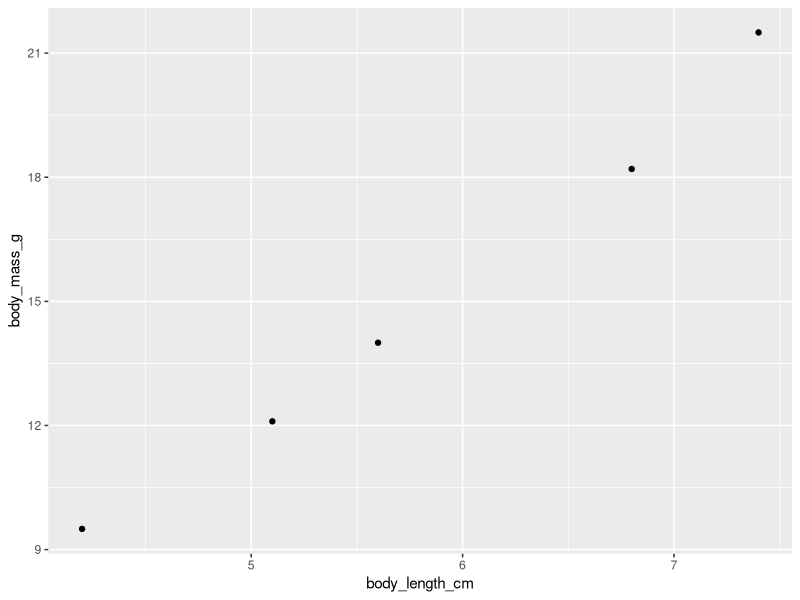
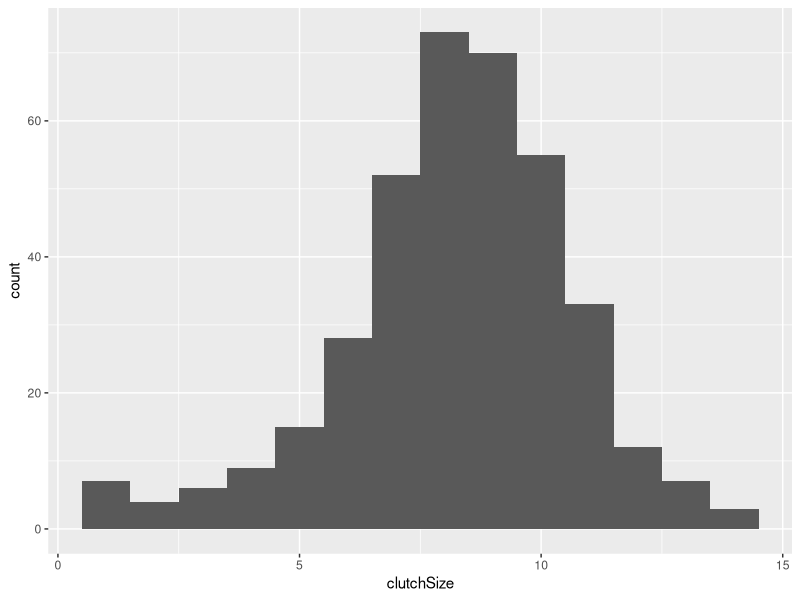
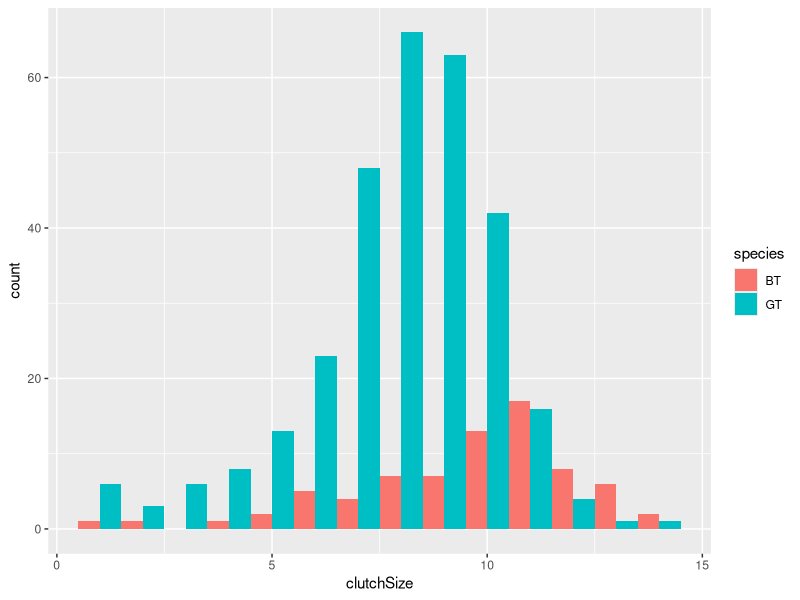
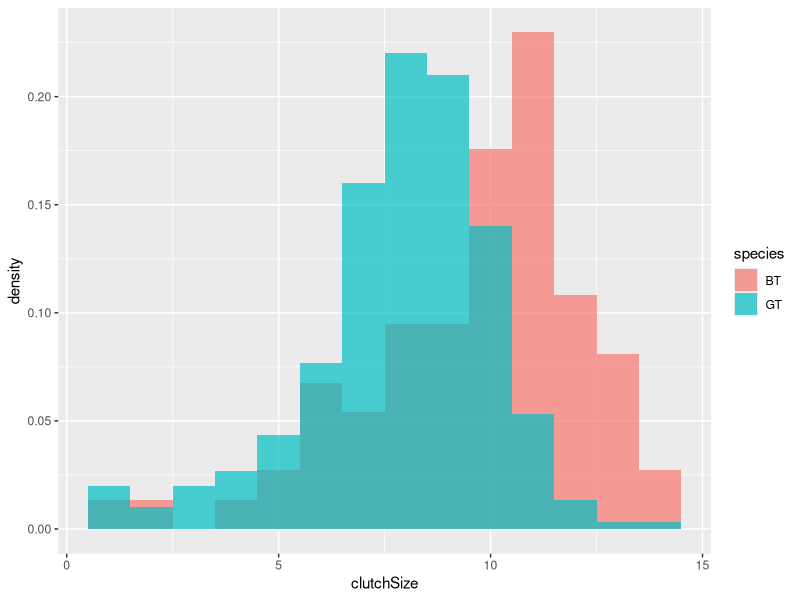
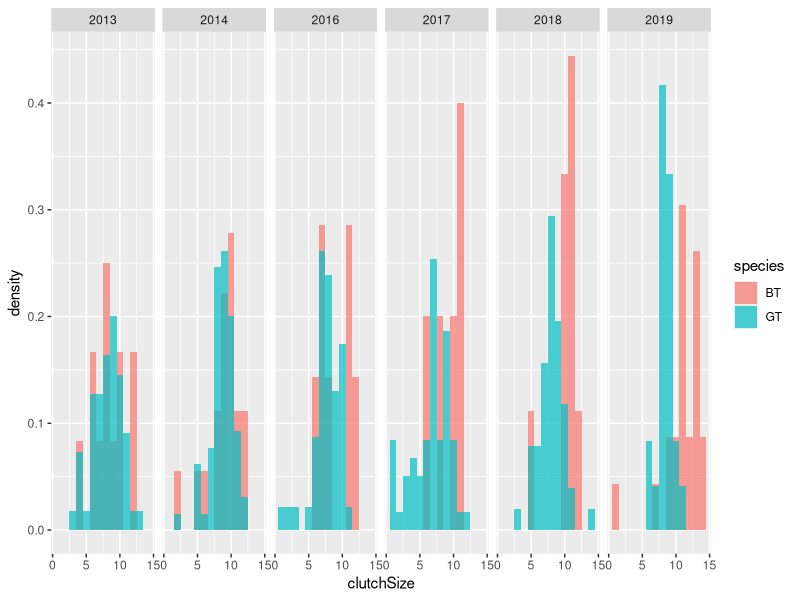
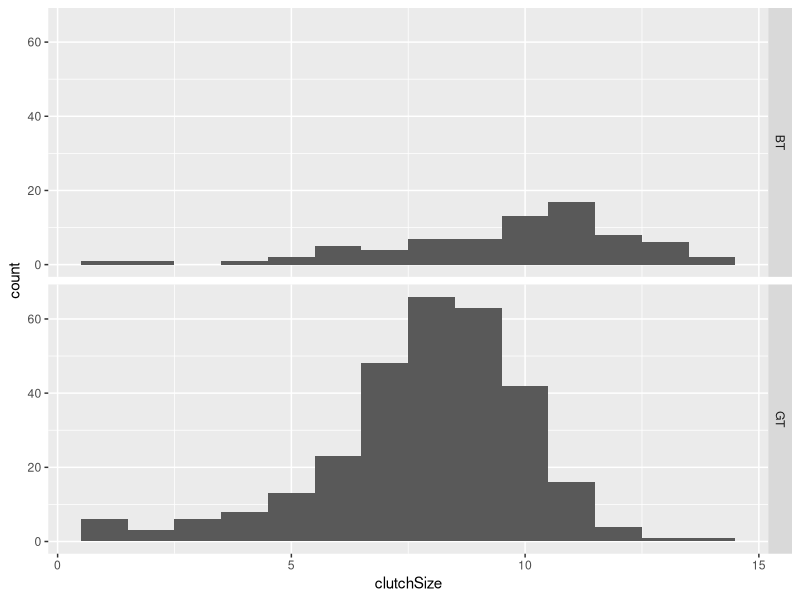
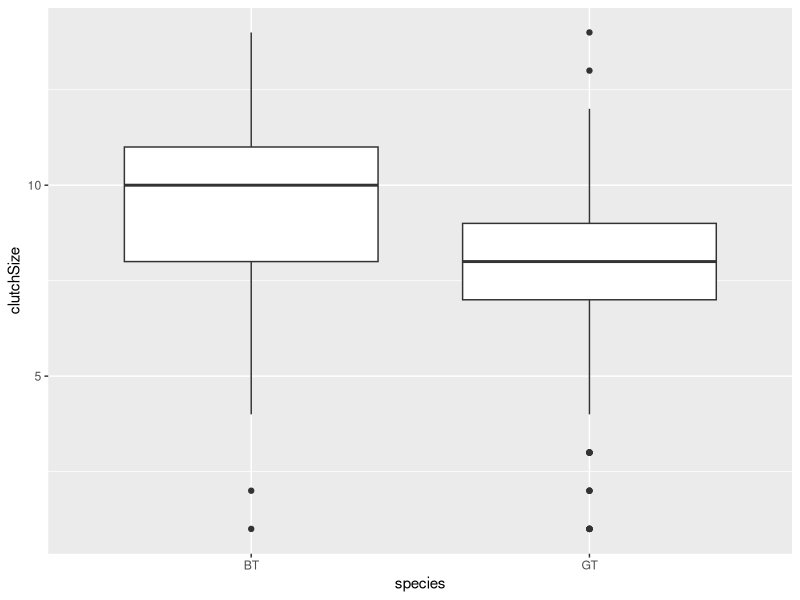
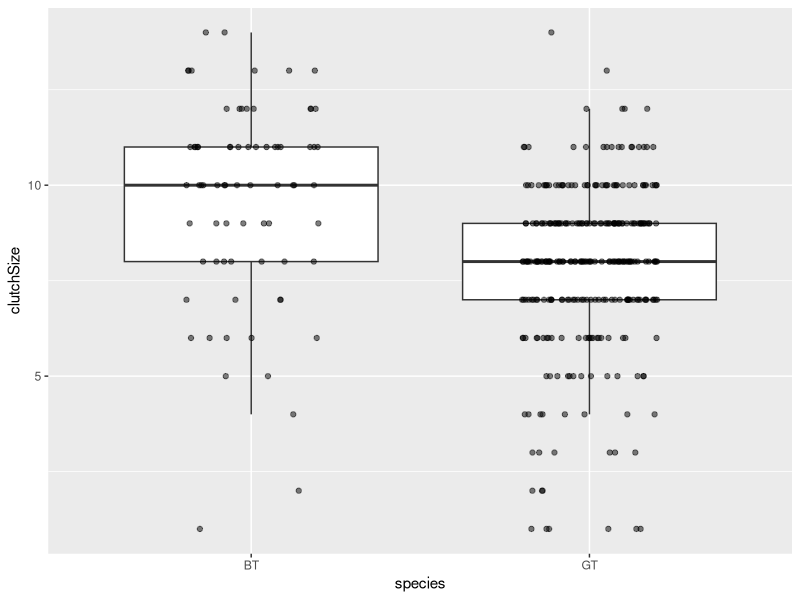

Write the R code that produced these figures, in order.
## ---- chunk 1
library(ggplot2)
library(dplyr)

mydata <- data.frame(
  body_length_cm = c(4.2, 5.1, 5.6, 6.8, 7.4),
  body_mass_g = c(9.5, 12.1, 14.0, 18.2, 21.5)
)

ggplot(mydata, aes(x = body_length_cm, y = body_mass_g)) +
  geom_point()
## ---- chunk 2
clutch <- read.csv("CourseData/SDUClutchSize.csv")
## ---- chunk 3
clutch %>%
  ggplot(aes(x = clutchSize)) +
  geom_histogram(binwidth = 1)
## ---- chunk 4
clutch %>%
  ggplot(aes(x = clutchSize, fill = species)) +
  geom_histogram(binwidth = 1, position = "dodge")
## ---- chunk 5
clutch %>%
  ggplot(aes(x = clutchSize, fill = species, y = after_stat(density))) +
  geom_histogram(binwidth = 1, position = "identity", alpha = 0.7)
## ---- chunk 6
clutch %>%
  ggplot(aes(x = clutchSize, fill = species, y = after_stat(density))) +
  geom_histogram(binwidth = 1, position = "identity", alpha = 0.7) +
  facet_grid(. ~ Year)
## ---- chunk 7
clutch %>%
  ggplot(aes(x = clutchSize)) +
  geom_histogram(binwidth = 1) +
  facet_grid(species ~ .)
## ---- chunk 8
clutch %>%
  ggplot(aes(x = species, y = clutchSize)) +
  geom_boxplot()
## ---- chunk 9
set.seed(42)
clutch %>%
  ggplot(aes(x = species, y = clutchSize)) +
  geom_boxplot(outlier.shape = NA) +
  geom_jitter(width = 0.2, height = 0, alpha = 0.5)
## ---- chunk 10
mean_clutch <- clutch %>%
  group_by(species, Year) %>%
  summarise(mean_clutch_size = mean(clutchSize)) %>%
  ungroup()
## ---- chunk 11
mean_clutch %>%
  ggplot(aes(x = Year, y = mean_clutch_size, colour = species)) +
  geom_line() +
  geom_point() +
  ylim(0, 14) +
  ylab("Mean clutch size") +
  ggtitle("Clutch size data from SDU campus")
## ---- chunk 12
birds <- read.csv("CourseData/suburbanBirds.csv") %>%
  mutate(Age = 1975 - Year)
## ---- chunk 13
birds %>%
  ggplot(aes(x = Age, y = nSpecies)) +
  geom_point() +
  ylim(0, 15) +
  xlab("Age of development") +
  ylab("Bird species richness")
## ---- chunk 14
library(patchwork)
set.seed(42)
n <- 50
mv <- 2
v <- 3
shape <- (mv^2) / v
scale <- v / mv

df1 <- data.frame(
  x = rep(c("G1", "G2"), each = n),
  y = c(rnorm(n, mean = mv), rgamma(n, shape = shape, scale = scale))
)

df2 <- df1 %>%
  group_by(x) %>%
  summarise(meanVal = mean(y), sdVal = sd(y), .groups = "drop")

A <- ggplot(df2, aes(x = x, y = meanVal)) +
  geom_bar(stat = "identity", fill = "steelblue") +
  geom_errorbar(
    aes(ymin = meanVal - sdVal / sqrt(n), ymax = meanVal + sdVal / sqrt(n)),
    width = 0.2
  ) +
  theme_minimal() +
  ggtitle("A") +
  ylab("y")

B <- ggplot(df1, aes(x = x, y = y)) +
  geom_boxplot(outlier.shape = NA) +
  geom_jitter(size = 2, width = 0.2, height = 0) +
  theme_minimal() +
  ggtitle("B") +
  ylab("y")

A | B
## ---- chunk 15
clutch %>%
  count(species, name = "sample_size") %>%
  ggplot(aes(x = species, y = sample_size)) +
  geom_bar(stat = "identity") +
  labs(title = "Sample sizes by species", x = "Species", y = "Sample size")
